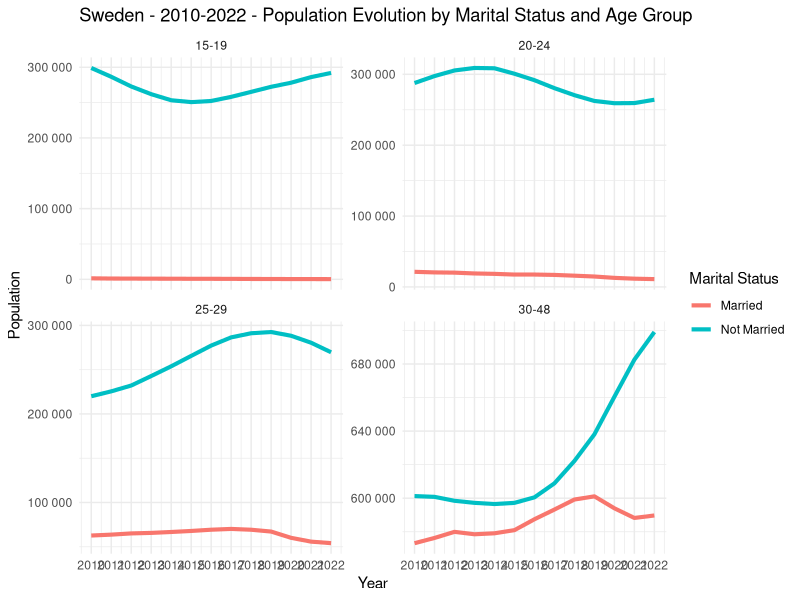

R code for this plot:
library(readr)
library(dplyr)
library(stringr)
library(tidyr)
library(scales)

# Read the data
data <- read_csv("BE0101N1_20240206-141557.csv")

# Clean the data
data$age <- gsub("\\+", "", data$age)
data$age <- gsub(" years", "", data$age)
data$age <- gsub(" year", "", data$age)
data$age <- as.numeric(data$age)

# Filter the data
filtered_data <- data %>%
  filter(sex == "women", age >= 15, age <= 48)

# Define Marital Status Group
filtered_data$marital_status_group <- ifelse(filtered_data$`marital status` %in% c('divorced', 'single', 'widowers/widows'), 'Not Married', 'Married')

# Define Age Group
filtered_data$age_group <- cut(
  filtered_data$age,
  breaks = c(14, 20, 25, 30, 49),
  labels = c('15-19', '20-24', '25-29', '30-48'),
  right = FALSE
)

# Gather yearly data into long format
yearly_data <- filtered_data %>%
  select(marital_status_group, age_group, starts_with("20")) %>%
  pivot_longer(
    cols = starts_with("20"),
    names_to = "year",
    values_to = "population"
  ) %>%
  mutate(year = as.numeric(year))
stats <- yearly_data %>%
  group_by(marital_status_group, age_group, year) %>%
  summarize(population = sum(population, na.rm = TRUE))
stats <- stats %>%
  filter(year >= 2010)
print(stats)

library(ggplot2)
ggplot(stats, aes(x = year, y = population, color = marital_status_group, group = interaction(marital_status_group, age_group))) +
  geom_line(linewidth = 1.4) +
  facet_wrap(~age_group, scales = 'free_y') +
  scale_y_continuous(labels = label_number()) + # This will ensure y-axis labels are full integers
  labs(title = "Sweden - 2010-2022 - Population Evolution by Marital Status and Age Group",
       x = "Year",
       y = "Population",
       color = "Marital Status") +
  theme_minimal() +
  scale_x_continuous(breaks = 2010:2022)

# Summarize population by age_group and year, regardless of marital_status_group
total_population_by_age_year <- stats %>%
  ungroup() %>% # Remove previous groupings
  group_by(age_group, year) %>%
  summarize(total_population = sum(population, na.rm = TRUE))
total_population_by_age_year <- total_population_by_age_year %>%
  filter(year >= 2010)
  
# Print the new dataframe
print(total_population_by_age_year)

# Write the output
write_csv(total_population_by_age_year, "women_population_by_age_groups_R.csv")